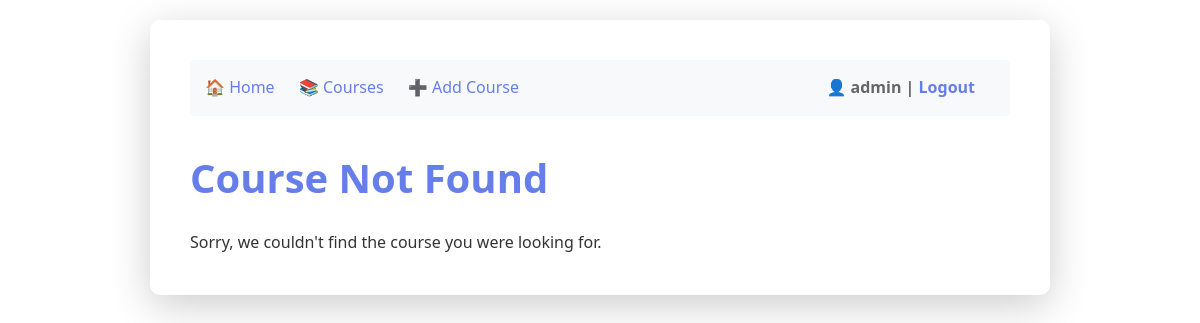
The page /course/7 (signed in) on the database as committed earlier.
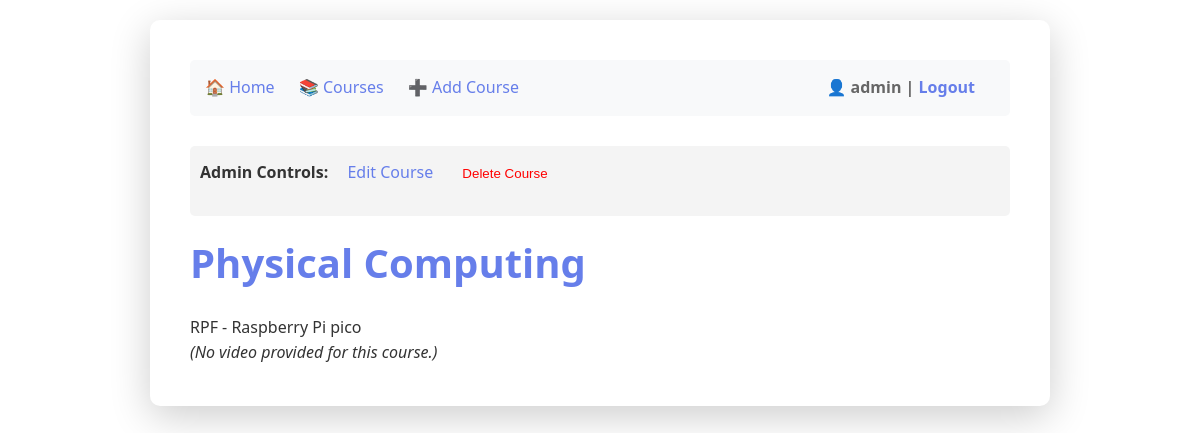
The same page on the database as committed later.
### tables this page shows
CREATE TABLE courses (
                   id INTEGER PRIMARY KEY,
                   title TEXT NOT NULL,
                   description TEXT NOT NULL
               , video_url TEXT);

### routes/courses.py (the view)
    @app.route('/course/<int:course_id>')
    def course_details(course_id):
        conn = get_db_connection()
        course = conn.execute(
            'SELECT * FROM courses WHERE id = ?',
            (course_id,)
        ).fetchone()
        conn.close()
        user = session.get('username')
        admin = is_admin()
        embed_url = get_youtube_embed_url(course['video_url']) if course else None
        return render_template('course_detail.html', course=course, username=user, is_admin=admin, embed_url=embed_url)

### templates/course_detail.html
{% extends "base.html" %}
{% block content %}
    {% if course %}
        {% if is_admin %}
            <div class="admin-controls" style="background: #f4f4f4; padding: 10px; margin-bottom: 15px; border-radius: 5px;">
                <strong>Admin Controls:</strong>
                <a href="/edit-course/{{ course.id }}" style="margin-left: 15px;">Edit Course</a>
                <form action="/delete-course/{{ course.id }}" method="POST" style="display: inline; margin-left: 15px;">
                    <input type="submit" value="Delete Course" onclick="return confirm('ARE YOU SURE you want to permanently delete this course?');" style="background: #f4f4f4; padding: 10px; margin-bottom: 15px; border: none; color: red; cursor: pointer;">
                </form>
            </div>
        {% endif %}
        <h1>{{ course.title }}</h1>
        <p>{{ course.description }}</p>
        {% if embed_url %}
            <div class="video-container" style="position: relative; padding-bottom: 56.25%; height: 0; overflow: hidden; max-width: 100%; background: #000;">
                <iframe
                    src="{{ embed_url }}"
                    style="position: absolute; top: 0; left: 0; width: 100%; height: 100%;"
                    frameborder="0"
                    allow="accelerometer; autoplay; clipboard-write; encrypted-media; gyroscope; picture-in-picture"
                    allowfullscreen>
                </iframe>
            </div>
        {% else %}
            <p><em>(No video provided for this course.)</em></p>
        {% endif %}
    {% else %}
        <h1>Course Not Found</h1>
        <p>Sorry, we couldn't find the course you were looking for.</p>
    {% endif %}
{% endblock %}

Rows that differ between the two databases and show on the page:
added courses: title "Physical Computing", description "RPF - Raspberry Pi pico"
Other text that changed with them:
form field value: (not shown) → "Delete Course"
text no longer shown: "Course Not Found Sorry, we couldn't find the course you were looking for."
text now shown: "Admin Controls: Edit Course (No video provided for this course.)"
